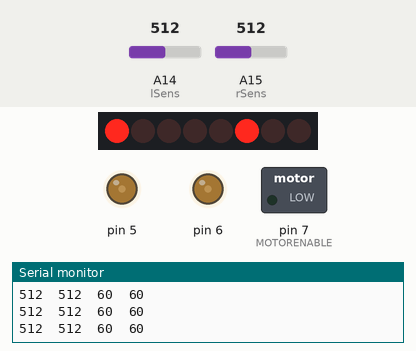
The sketch below on a simulated Arduino Mega 2560, built with avr-gcc and run on an emulated ATmega2560. On the bench: 8 shift-register outputs drawn as a row of LEDs (first output left, lit = HIGH), switched loads named in the sketch (green lamp = pin HIGH), output pins drawn as LEDs (lit = HIGH), the last lines printed to the serial monitor. Wiring (inferred from the names in the program): shift register (74HC595): data pin 8; shift clock pin 4; latch pin 12. Wiring (inferred from the signals the program sends): row of LEDs: on Q0, Q1, Q2, Q3, Q4, Q5, Q6, Q7. Inputs (shaded band) come from the test bench; at power-on: A14 (lSens) = 512, A15 (rSens) = 512. Pins used as bus, display or sensor lines are not drawn.

Above: at 1.3 s.
1.4 s: A14 (lSens) set to 740
4.4 s: A14 (lSens) set to 759
At 5.8 s:
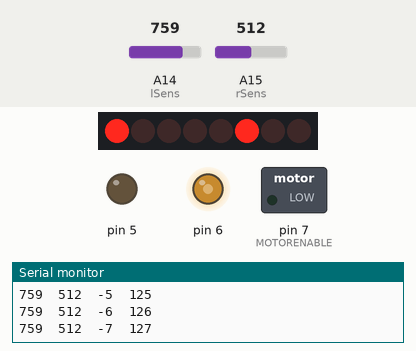
At 7.01 s:
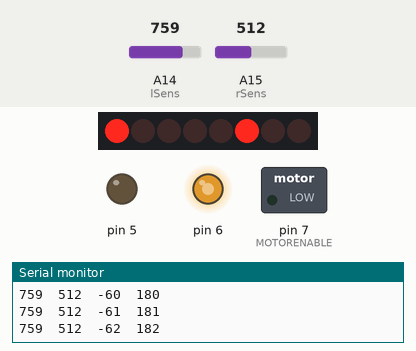
7.1 s: A15 (rSens) set to 733
10.1 s: A15 (rSens) set to 766
11.9 s: A14 (lSens) set to 0
At 13.41 s:
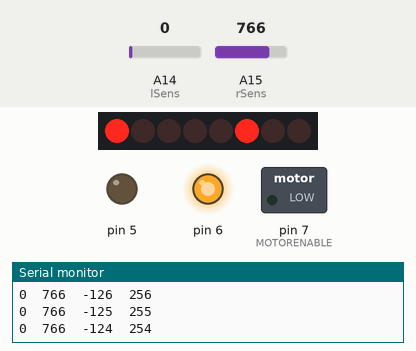
14.9 s: A15 (rSens) set to 740
Timing chart, 0 to 17.4 s (numbered marks = the images above; inputs shaded):
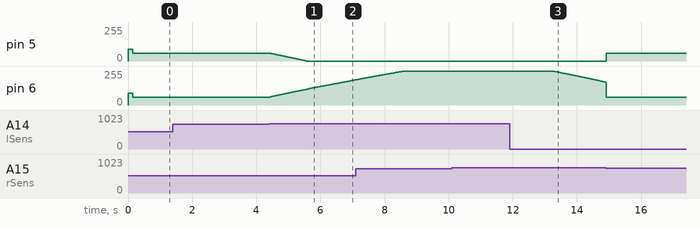

The sketch:

jim3.2.ino
```cpp
// Arduino pins for the shift register
#define MOTORLATCH 12
#define MOTORCLK 4
#define MOTORENABLE 7
#define MOTORDATA 8

// 8-bit bus after the 74HC595 shift register
// (not Arduino pins)
// These are used to set the direction of the bridge driver.
#define MOTOR1_A 2
#define MOTOR1_B 3
#define MOTOR2_A 1
#define MOTOR2_B 4
#define MOTOR3_A 5
#define MOTOR3_B 7
#define MOTOR4_A 0
#define MOTOR4_B 6

// Arduino pins for the PWM signals.
#define MOTOR1_PWM 11
#define MOTOR2_PWM 3    //Right Motor
#define MOTOR3_PWM 6
#define MOTOR4_PWM 5   //Left Motor
#define SERVO1_PWM 10
#define SERVO2_PWM 9

// Codes for the motor function.
#define FORWARD 1
#define BACKWARD 2
#define BRAKE 3
#define RELEASE 4

int sensorValueR = 0;  // right sensor value =0
int sensorValue2L = 0; // left sensor value=0
int left=4;
int right=3;

//mess with these
int Pgain=0;         // integral correction value
float Igain =.8;      // Integral gaining value //turning speed  was .5
int maxS=5;        //Maximum Sum value //max turning speed    was 10
int scale=0;
int defsped=40; //base speed...kinda  was 30
int lastmove=0;


// Pins for Left and Right light sensors respectively

int lSens=A14;
int rSens=A15;

//Multiplied by the speed of each individual motor to ensure they spin at the same rate when we give them the same number.
//Needs to be tuned for your motors on a case by case basis
//Remember, if you multiply a float by an int, you will result with a float. You need to recast using (int) to get an integer back out.
const float k=.5;
float rConst=.76; //.76
float lConst=1.8;//1.8


void setup()
{
  Serial.begin(9600);
  Serial.println("Line Sensing Robot Demo");
  pinMode(lSens, INPUT);
  pinMode(rSens, INPUT);  //Sets pins for line sensors to inputs
  motor(left, FORWARD, 88);
  motor(right, FORWARD, 90);
delay(150);
}

void loop()
{
 // motor_output(MOTOR4_A, HIGH, 200);
 // delay(2000);
 // motor_output(MOTOR4_A, LOW, 255);

      // read the digital in value:
  sensorValueR = analogRead(rSens);       // read the right sensor value
  sensorValue2L = analogRead(lSens);    // read the left sensors value
Serial.print(sensorValue2L);
Serial.print("\t");
Serial.print(sensorValueR);
Serial.print("\t");


  if (sensorValueR < 750) // change the value of the sensors to 0 and 1
    {sensorValueR =0;}
  else
    {sensorValueR=1;}
  if (sensorValue2L < 750)
    {sensorValue2L =0;}
  else
    {sensorValue2L =1;}

  if (sensorValueR==1 && sensorValue2L==1 )
  {
 //   motor(right,FORWARD,(int)((defsped+k*20+Igain*Pgain)-scale)*rConst);
   // motor(left,FORWARD,(int)((defsped+k*20-Igain*Pgain)-scale)*lConst);

   }
   else if (sensorValueR==0 && sensorValue2L==1 )
   {
      Pgain= Pgain -1;
      motor(left,FORWARD,(int)((defsped+k*40+Igain*Pgain)-scale));
      Serial.print((int)((defsped+k*40+Igain*Pgain)-scale));
      Serial.print("\t");
      motor(right,FORWARD,(int)((defsped+k*40-Igain*Pgain)-scale));
      Serial.println((int)((defsped+k*40-Igain*Pgain)-scale));
      lastmove=-1;
    }
    else if (sensorValueR==1 && sensorValue2L==0 )
    {   // right sensor is on
      Pgain= Pgain +1;
      motor(left,FORWARD,(int)((defsped+k*40+Igain*Pgain)+5));
      Serial.print((int)((defsped+k*40+Igain*Pgain)+5));
      Serial.print("\t");
      motor(right,FORWARD,(int)((defsped+k*40-Igain*Pgain)-scale));
      Serial.println((int)((defsped+k*40-Igain*Pgain)+5));
      lastmove=1;
    }
    else if (sensorValueR==0 && sensorValue2L==0)
    {
      if (lastmove==1)
      {
        Pgain=1;
        lastmove=0;
      }
      else if (lastmove==-1)
      {
        Pgain=-1;
        lastmove=0;
      }
      else
      {
        Pgain=0;
      }
      Pgain=0;
    motor(right,FORWARD,(int)((defsped+k*40+Igain*Pgain)-scale));
    motor(left,FORWARD,(int)((defsped+k*40-Igain*Pgain)-scale));
    Serial.print((int)((defsped+k*40-Igain*Pgain)-scale));
    Serial.print("\t");
    Serial.println((int)((defsped+k*40+Igain*Pgain)-scale));

    }
    else
    {// this commands is use during testing the code


    /////////////////// PI control
    if ( Pgain > maxS )     // auto correction max value
    Pgain=maxS;
    else if (Pgain <-maxS)
    Pgain=-maxS;


  }
}


// Initializing
// ------------
// There is no initialization function.
//
// The shiftWrite() has an automatic initializing.
// The PWM outputs are floating during startup,
// that's okay for the Motor Shield, it stays off.
// Using analogWrite() without pinMode() is valid.
//


// ---------------------------------
// motor
//
// Select the motor (1-4), the command,
// and the speed (0-255).
// The commands are: FORWARD, BACKWARD, BRAKE, RELEASE.
//
void motor(int nMotor, int command, int speed)
{
  int motorA, motorB;

  if (nMotor >= 1 && nMotor <= 4)
  {
    switch (nMotor)
    {
    case 1:
      motorA   = MOTOR1_A;
      motorB   = MOTOR1_B;
      break;
    case 2:
      motorA   = MOTOR2_A;
      motorB   = MOTOR2_B;
      break;
    case 3:
      motorA   = MOTOR3_A;
      motorB   = MOTOR3_B;
      break;
    case 4:
      motorA   = MOTOR4_A;
      motorB   = MOTOR4_B;
      break;
    default:
      break;
    }

    switch (command)
    {
    case FORWARD:
      motor_output (motorA, HIGH, speed);
      motor_output (motorB, LOW, -1);     // -1: no PWM set
      break;
    case BACKWARD:
      motor_output (motorA, LOW, speed);
      motor_output (motorB, HIGH, -1);    // -1: no PWM set
      break;
    case BRAKE:
      // The AdaFruit library didn't implement a brake.
      // The L293D motor driver ic doesn't have a good
      // brake anyway.
      // It uses transistors inside, and not mosfets.
      // Some use a software break, by using a short
      // reverse voltage.
      // This brake will try to brake, by enabling
      // the output and by pulling both outputs to ground.
      // But it isn't a good break.
      motor_output (motorA, LOW, 255); // 255: fully on.
      motor_output (motorB, LOW, -1);  // -1: no PWM set
      break;
    case RELEASE:
      motor_output (motorA, LOW, 0);  // 0: output floating.
      motor_output (motorB, LOW, -1); // -1: no PWM set
      break;
    default:
      break;
    }
  }
}


// ---------------------------------
// motor_output
//
// The function motor_ouput uses the motor driver to
// drive normal outputs like lights, relays, solenoids,
// DC motors (but not in reverse).
//
// It is also used as an internal helper function
// for the motor() function.
//
// The high_low variable should be set 'HIGH'
// to drive lights, etc.
// It can be set 'LOW', to switch it off,
// but also a 'speed' of 0 will switch it off.
//
// The 'speed' sets the PWM for 0...255, and is for
// both pins of the motor output.
//   For example, if motor 3 side 'A' is used to for a
//   dimmed light at 50% (speed is 128), also the
//   motor 3 side 'B' output will be dimmed for 50%.
// Set to 0 for completelty off (high impedance).
// Set to 255 for fully on.
// Special settings for the PWM speed:
//    Set to -1 for not setting the PWM at all.
//
void motor_output (int output, int high_low, int speed)
{
  int motorPWM;

  switch (output)
  {
  case MOTOR1_A:
  case MOTOR1_B:
    motorPWM = MOTOR1_PWM;
    break;
  case MOTOR2_A:
  case MOTOR2_B:
    motorPWM = MOTOR2_PWM;
    break;
  case MOTOR3_A:
  case MOTOR3_B:
    motorPWM = MOTOR3_PWM;
    break;
  case MOTOR4_A:
  case MOTOR4_B:
    motorPWM = MOTOR4_PWM;
    break;
  default:
    // Use speed as error flag, -3333 = invalid output.
    speed = -3333;
    break;
  }

  if (speed != -3333)
  {
    // Set the direction with the shift register
    // on the MotorShield, even if the speed = -1.
    // In that case the direction will be set, but
    // not the PWM.
    shiftWrite(output, high_low);

    // set PWM only if it is valid
    if (speed >= 0 && speed <= 255)
    {
      analogWrite(motorPWM, speed);
    }
  }
}


// ---------------------------------
// shiftWrite
//
// The parameters are just like digitalWrite().
//
// The output is the pin 0...7 (the pin behind
// the shift register).
// The second parameter is HIGH or LOW.
//
// There is no initialization function.
// Initialization is automatically done at the first
// time it is used.
//
void shiftWrite(int output, int high_low)
{
  static int latch_copy;
  static int shift_register_initialized = false;

  // Do the initialization on the fly,
  // at the first time it is used.
  if (!shift_register_initialized)
  {
    // Set pins for shift register to output
    pinMode(MOTORLATCH, OUTPUT);
    pinMode(MOTORENABLE, OUTPUT);
    pinMode(MOTORDATA, OUTPUT);
    pinMode(MOTORCLK, OUTPUT);

    // Set pins for shift register to default value (low);
    digitalWrite(MOTORDATA, LOW);
    digitalWrite(MOTORLATCH, LOW);
    digitalWrite(MOTORCLK, LOW);
    // Enable the shift register, set Enable pin Low.
    digitalWrite(MOTORENABLE, LOW);

    // start with all outputs (of the shift register) low
    latch_copy = 0;

    shift_register_initialized = true;
  }

  // The defines HIGH and LOW are 1 and 0.
  // So this is valid.
  bitWrite(latch_copy, output, high_low);

  // Use the default Arduino 'shiftOut()' function to
  // shift the bits with the MOTORCLK as clock pulse.
  // The 74HC595 shiftregister wants the MSB first.
  // After that, generate a latch pulse with MOTORLATCH.
  shiftOut(MOTORDATA, MOTORCLK, MSBFIRST, latch_copy);
  delayMicroseconds(5);    // For safety, not really needed.
  digitalWrite(MOTORLATCH, HIGH);
  delayMicroseconds(5);    // For safety, not really needed.
  digitalWrite(MOTORLATCH, LOW);
}
```

Measured:
- the behaviour switches between 749 and 750 on A14 (lSens) (found by bisection; images 0 and 1)
- after the input at 4.4 s, pin 5: moves from 60/255 to 0/255 over 1.2 s, starting at once; pin 6: moves from 60/255 to 188/255 over 2.6 s, starting at once
- after the input at 11.9 s, pin 6: moves from 255/255 to 172/255 over 1.6 s, starting after 1.3 s
